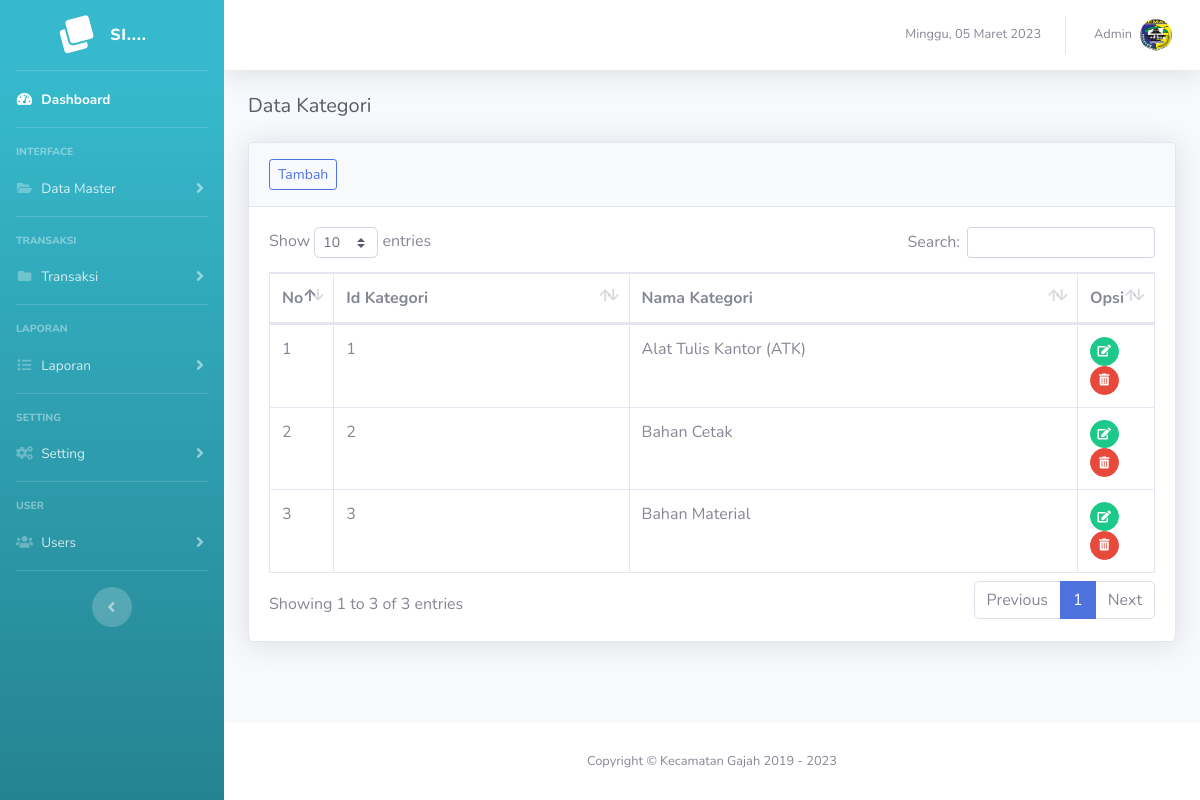
Screenshot of /kategori (signed in) with the database file from the repository.
### tables this page shows
CREATE TABLE `tb_kategori` (
  `id_kategori` int(11) NOT NULL,
  `kategori` varchar(50) NOT NULL
);

### page/kategori/kategori.php (the view)
<h5 class="h5 mb-4 text-gray-800">Data Kategori</h5>
<div class="card shadow mb-4">
  <div class="card-header py-3">
    <a href="?page=kategori&action=add" class="btn btn-sm btn-outline-primary">Tambah</a>
  </div>
  <div class="card-body">
    <div class="table-responsive">
      <table class="table table-bordered" id="dataTable" width="100%" cellspacing="0">
        <thead>
          <tr>
            <th width="5%">No</th>
            <th>Id Kategori</th>
            <th>Nama Kategori</th>
            <th width="8%">Opsi</th>
          </tr>
        </thead>
        <tbody>
          <?php
          $no = 1;
          $sql = $conn->query("SELECT * FROM tb_kategori");
          foreach ($sql as $key => $value) :
          ?>
            <tr>
              <td><?= $no++; ?></td>
              <td><?= $value['id_kategori']; ?></td>
              <td><?= $value['kategori']; ?></td>
              <td>
                <a href="?page=kategori&action=edit&id=<?= urlencode(base64_encode($value['id_kategori'])); ?>" class="btn btn-sm btn-circle btn-success" data-toggle="tooltip" data-placement="top" title="Edit"><i class="fas fa-edit"></i></a>
                <a href="?page=kategori&action=delete&id=<?= urlencode(base64_encode($value['id_kategori'])); ?>" name="delete" class=" delete btn btn-sm btn-circle btn-danger" data-toggle="tooltip" data-placement="top" title="Delete"><i class="fas fa-trash-alt"></i></a>
              </td>
            </tr>
          <?php endforeach; ?>
        </tbody>
      </table>
    </div>
  </div>
</div>

### rows the page displays
tb_kategori: id_kategori "1", kategori "Alat Tulis Kantor (ATK)"
tb_kategori: id_kategori "2", kategori "Bahan Cetak"
tb_kategori: id_kategori "3", kategori "Bahan Material"

### other values shown
$_SESSION['nama'] "Admin"
